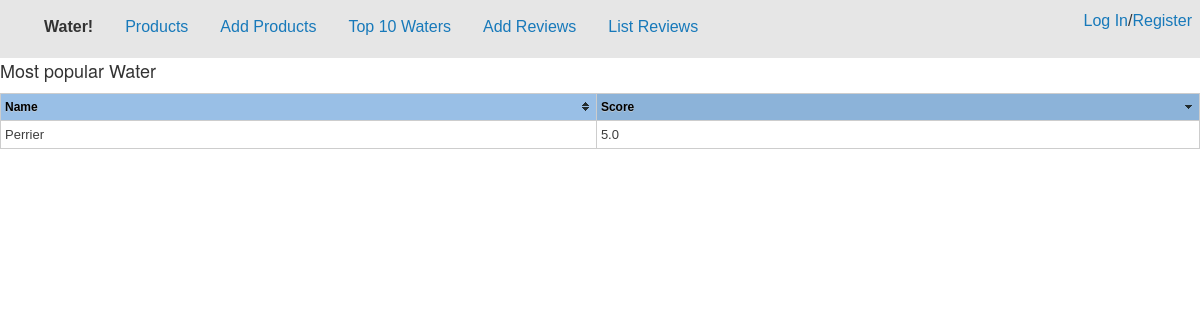
The page /top10 on the database as committed earlier.
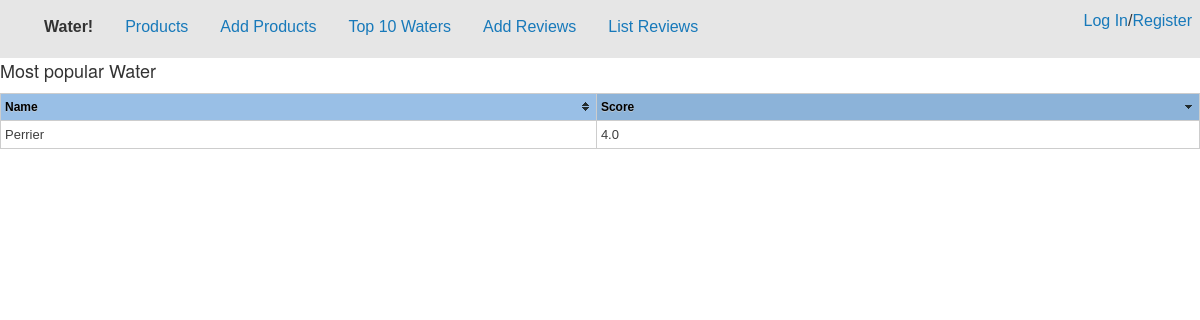
The same page on the database as committed later.
### AddWater/models.py (models this page shows, shortened)
class Products(models.Model):
    ProductName = models.CharField(max_length=100, unique=True)
    CATEGORY_CHOICES = (
        ('Sparkling', 'Sparkling'),
        ('Flat', 'Flat'),
    )
    ProductCategory = models.CharField(max_length=9, choices=CATEGORY_CHOICES)
    ProductTotalScore = models.PositiveSmallIntegerField()
    NumberofReviews = models.PositiveSmallIntegerField()
    ProductFlavor = models.OneToOneField(Flavors)
    INT_CHOICES = (
        (1, '1'),
        (2, '2'),
        (3, '3'),
        (4, '4'),
        (5, '5'),
    )

### AddWater/views.py (the view)
# urls.py: url(r'^top10$', views.top10, name='top10'),
def top10(request):
    prodlist = Products.objects.order_by('-ProductTotalScore')[:10]
    for element in prodlist:
        if element.NumberofReviews != 0:
            element.ProductTotalScore = element.ProductTotalScore / element.NumberofReviews
    context = {
        'title': "Home",
        'content': prodlist
    }
    return render(request, 'top10.html', context)

### AddWater/templates/top10.html (shortened to what this page needs)
{% extends "home.html" %}
{% block content %}
    <h1>Most popular Water</h1>
    <table id="top10Table" class="tablesorter">
    <thead>
    <tr>
        <th>Name</th>
        <th>Score</th>
    </tr>
    </thead>
    <tbody>
    {% for element in content %}
        <tr>
            <td>{{ element.ProductName }}</td>
            <td>{{ element.ProductTotalScore }}</td>
        </tr>
    {% endfor %}
    </tbody>
    </table>
{% endblock %}

Rows that differ between the two databases and show on the page:
changed Products "Perrier": ProductTotalScore "5.0" → "4.0"
